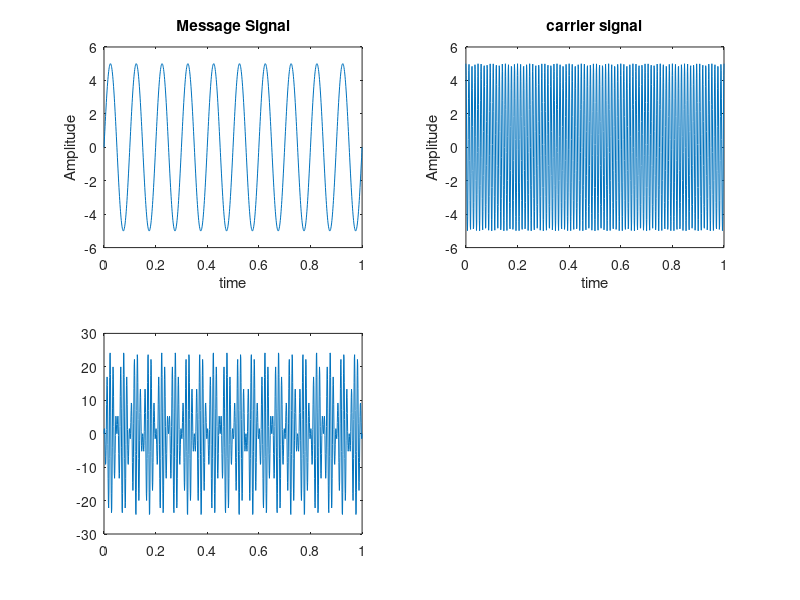
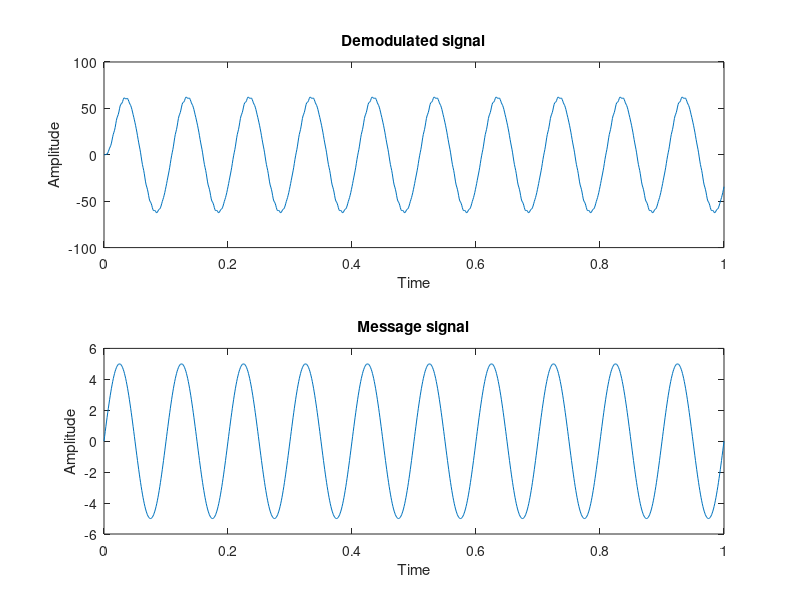
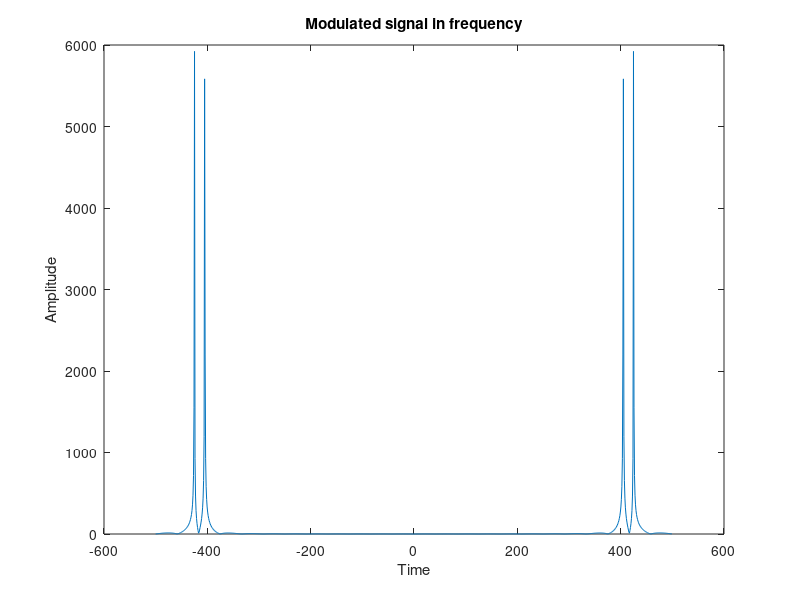

Write the MATLAB code that produced these figures, in order.

%AIM: Study of Double Side Band Suppressed Carrier Amplitude Modulation 
%---------------------------------------------------------------------------------------------------------------------
t=0:0.001:1; 
Ts=0.001; 
Am=5; 
Ac=5; 
fm=10; 
fc=85; 
m=Am*sin(2*pi*fm*t); 
c=Ac*cos(2*pi*fc*t); 
figure(1); 
subplot(2,2,1); 
plot(t,m); 
title('Message Signal'); 
xlabel('time');
ylabel('Amplitude'); 
subplot(2,2,2); 
plot(t,c); 
title('carrier signal'); 
xlabel('time'); 
ylabel('Amplitude'); 
u=0.6;
x=m.*c; 
subplot(2,2,3); 
plot(t,x); 
%DSB-SC in frequency domain 
N=1024;
XC=fft(x,N); 
f=(-N/2:1:((N/2)-1))*(1/(N*Ts));
figure(3);
plot(f,abs(XC)); 
title('Modulated signal in frequency'); 
xlabel('Time'); ylabel('Amplitude'); 
%demodulation 
d=x.*c;
w=0.05; 
[num,dem]=butter(2,w); 
Y=filter(num,dem,d);
figure(2)
subplot(2,1,1);
plot(t,Y);
title('Demodulated signal'); 
xlabel('Time'); 
ylabel('Amplitude'); 
subplot(2,1,2); 
plot(t,m);
title('Message signal'); 
xlabel('Time');
ylabel('Amplitude');

